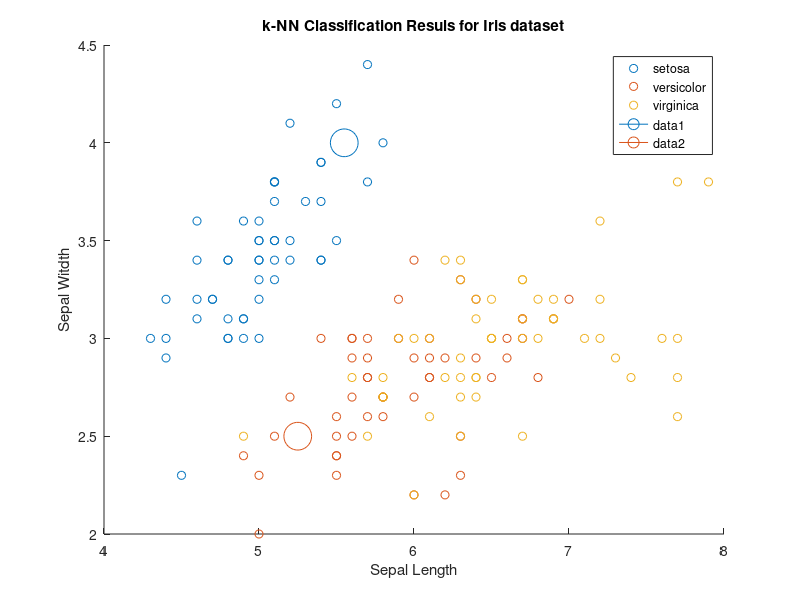

Recreate this plot in MATLAB.
%% k-nearest neighbor classifier for Fisher's iris data 
load fisheriris % Load Fisher's iris data.
X = meas; Y = species;
% obtain knn classiication model for k=7 (# of nearest neighbors).
knn_mdl = fitcknn(X,Y,'NumNeighbors',7,'Standardize',1);
% knn_mdl is a ClassificationKNN classifier. 
knn_mdl.ClassNames %To access the properties of the model
% Prediction for new data points
xnew = [5.55 4 3 1; 5.25 2.5 3.75 1.2]; % predict for two new data points 
label = predict(knn_mdl,xnew)
% plot
figure(1)
gscatter(X(:,1), X(:,2), Y);
hold on
plot(xnew(1,1), xnew(1,2), '-o','MarkerSize',20)
plot(xnew(2,1), xnew(2,2), '-o','MarkerSize',20)
xlabel('Sepal Length')
ylabel('Sepal Witdth')
title('k-NN Classification Resuls for Iris dataset')